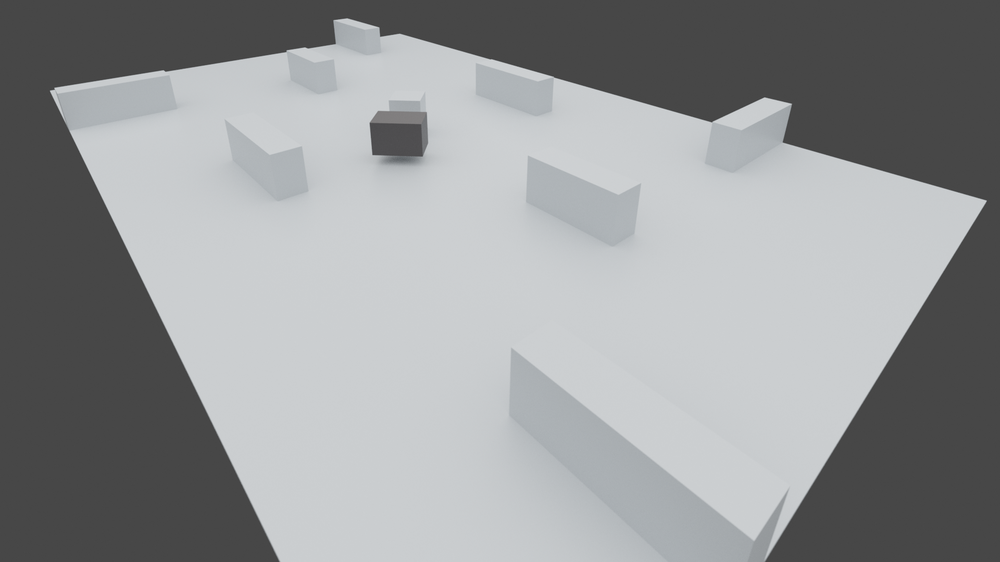
#> input picture lol.png, 1000 x 562 px, shrunk from 1920 x 1080 before the run
$ python houghlines.py
#> lines starting #> are read from the running program, lines starting #| are printed output that depends on the picture
import cv2 as cv
import numpy as np
import math

# Loads an image
src = cv.imread('lol.png', cv.IMREAD_GRAYSCALE)
#> src: shape (562, 1000); min 60, max 214, mean 149.6
# Check if image is loaded fine
if src is None:
    print ('Error opening image!')
    print ('Usage: hough_lines.py [image_name -- default ' + default_file + '] \n')


dst = cv.Canny(src, 50, 200, None, 3)
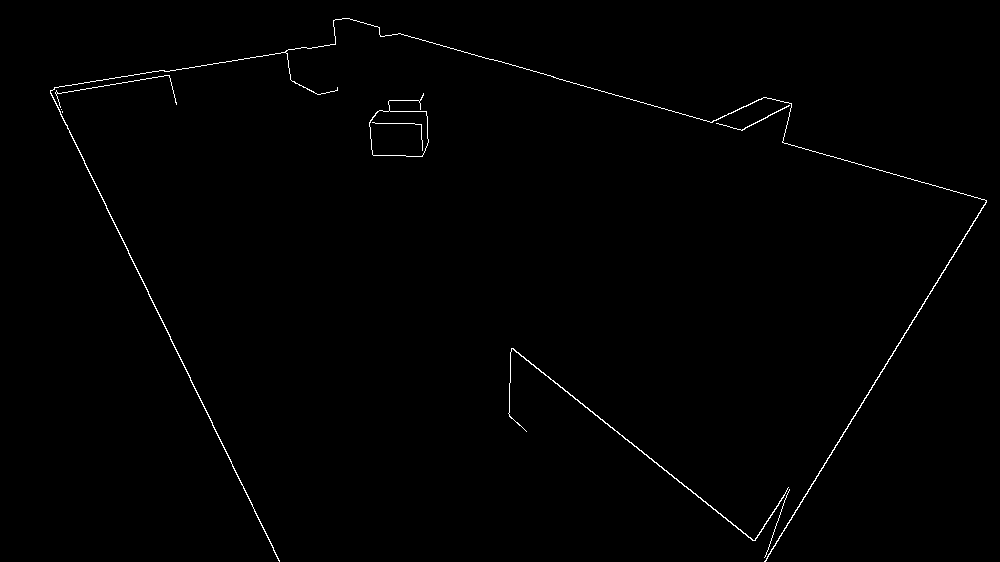
#> dst: shape (562, 1000); 0.65% white in thin lines or dots

# Copy edges to the images that will display the results in BGR
cdst = cv.cvtColor(dst, cv.COLOR_GRAY2BGR)
#> cdst: shape (562, 1000, 3); 0.65% white in thin lines or dots
cdstP = np.copy(cdst)

lines = cv.HoughLines(dst, 1, np.pi / 180, 150, None, 0, 0)
#> lines = [[-5, 2.69], [-79, 1.85], [944, 0.559], [-53, 2.25], [-39, 2.23]]

if lines is not None:
    for i in range(0, len(lines)):
        rho = lines[i][0][0]
        theta = lines[i][0][1]
        a = math.cos(theta)
        b = math.sin(theta)
        x0 = a * rho
        y0 = b * rho
        pt1 = (int(x0 + 1000*(-b)), int(y0 + 1000*(a)))
        pt2 = (int(x0 - 1000*(-b)), int(y0 - 1000*(a)))
        cv.line(cdst, pt1, pt2, (0,0,255), 3, cv.LINE_AA)
#> this loop made 5 passes
#> (rho, theta, a, b, x0, y0, pt1, pt2) on passes 1 to 5: (-5, 2.69, -0.899, 0.438, 4.49, -2.19, (-433, -900), (442, 896)), (-79, 1.85, -0.276, 0.961, 21.78, -75.94, (-939, -351), (983, 199)), (944, 0.559, 0.848, 0.53, 800.6, 500.2, (270, 1348), (1330, -347)), (-53, 2.25, -0.629, 0.777, 33.35, -41.19, (-743, -670), (810, 588)), (-39, 2.23, -0.616, 0.788, 24.01, -30.73, (-763, -646), (812, 584))
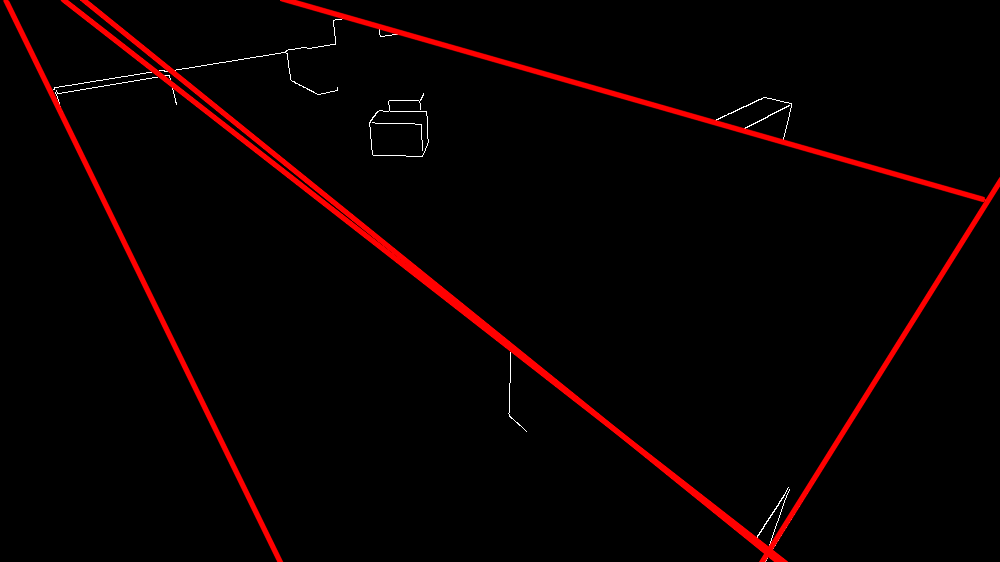
#> cdst: shape (562, 1000, 3); mean B, G, R 0.6, 0.6, 8.6


linesP = cv.HoughLinesP(dst, 1, np.pi / 180, 50, None, 50, 10)
#> linesP = 15 rows, first 6: [50, 90, 279, 561], [453, 48, 742, 130], [771, 549, 945, 269], [50, 93, 164, 326], [513, 348, 713, 509], [851, 419, 986, 202]

if linesP is not None:
    for i in range(0, len(linesP)):
        l = linesP[i][0]
        cv.line(cdstP, (l[0], l[1]), (l[2], l[3]), (0,0,255), 3, cv.LINE_AA)
#> this loop made 15 passes
#> l on passes 1 to 12: [50, 90, 279, 561], [453, 48, 742, 130], [771, 549, 945, 269], [50, 93, 164, 326], [513, 348, 713, 509], [851, 419, 986, 202], [398, 33, 711, 122], [164, 71, 285, 52], [631, 442, 753, 540], [51, 94, 128, 81], [512, 348, 610, 427], [54, 87, 164, 70]
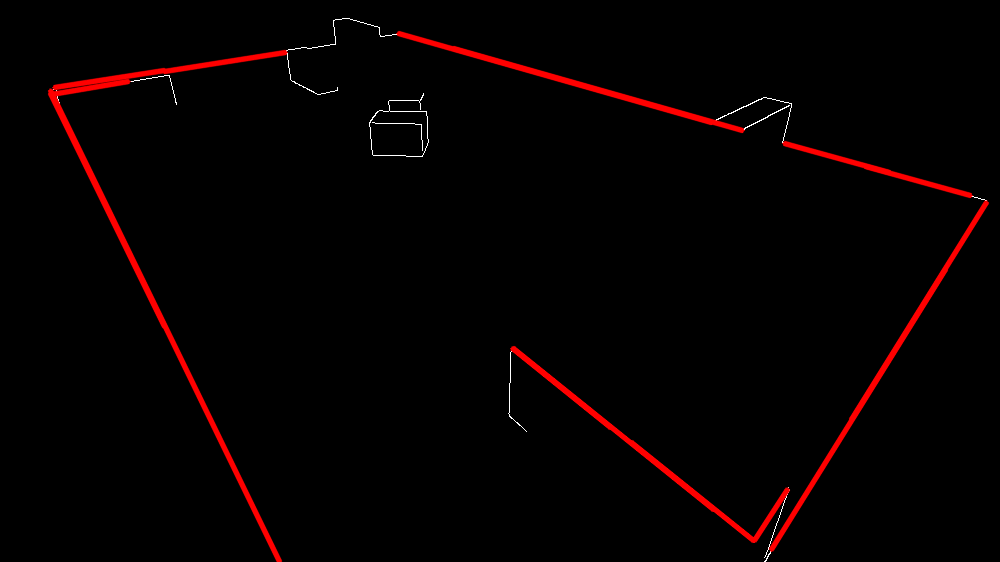
#> cdstP: shape (562, 1000, 3); mean B, G, R 0.5, 0.5, 6.1

cv.imshow("Source", src)
cv.imshow("Detected Lines (in red) - Standard Hough Line Transform", cdst)
cv.imshow("Detected Lines (in red) - Probabilistic Line Transform", cdstP)

cv.waitKey()
